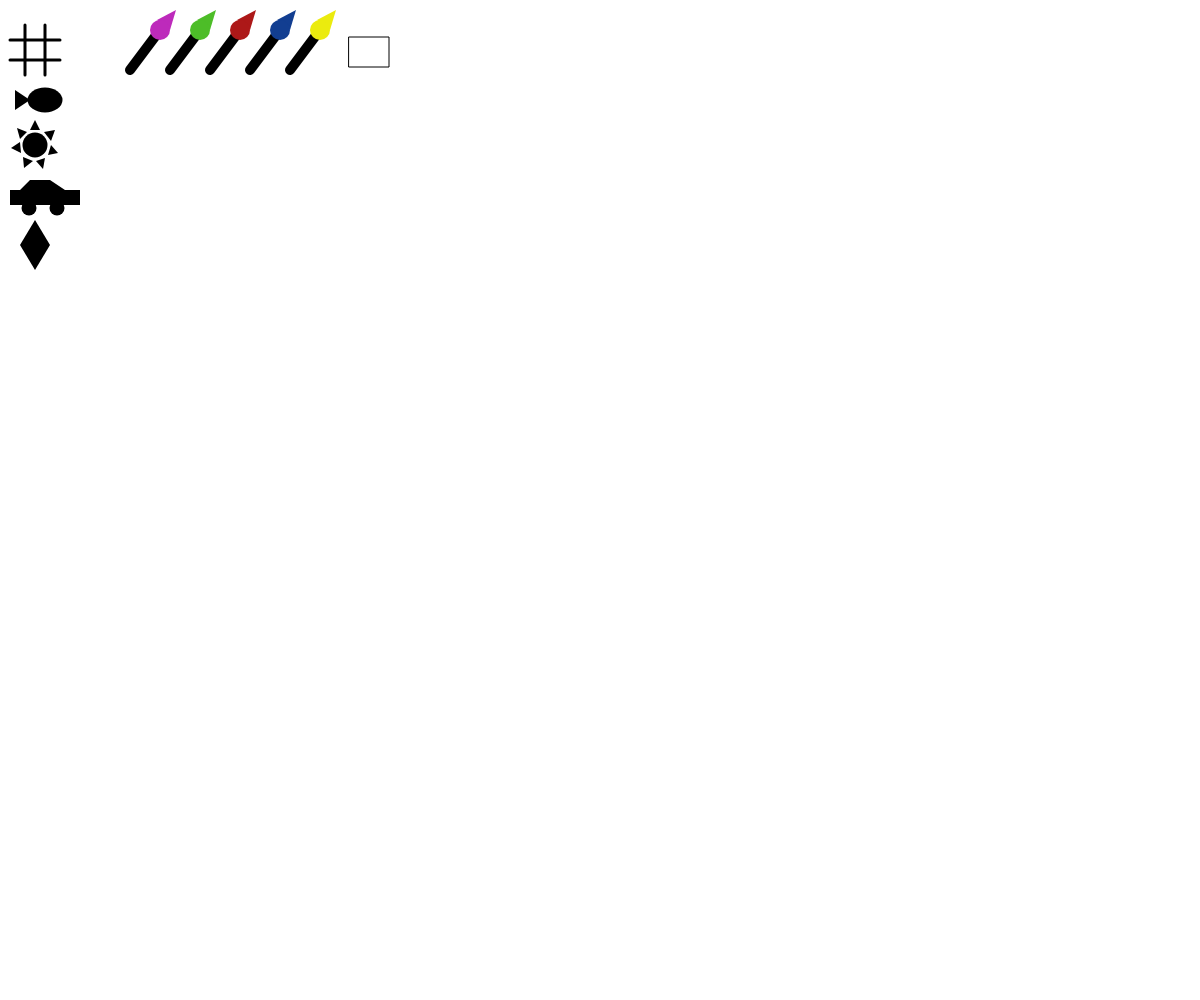
Frame 1 (no input)
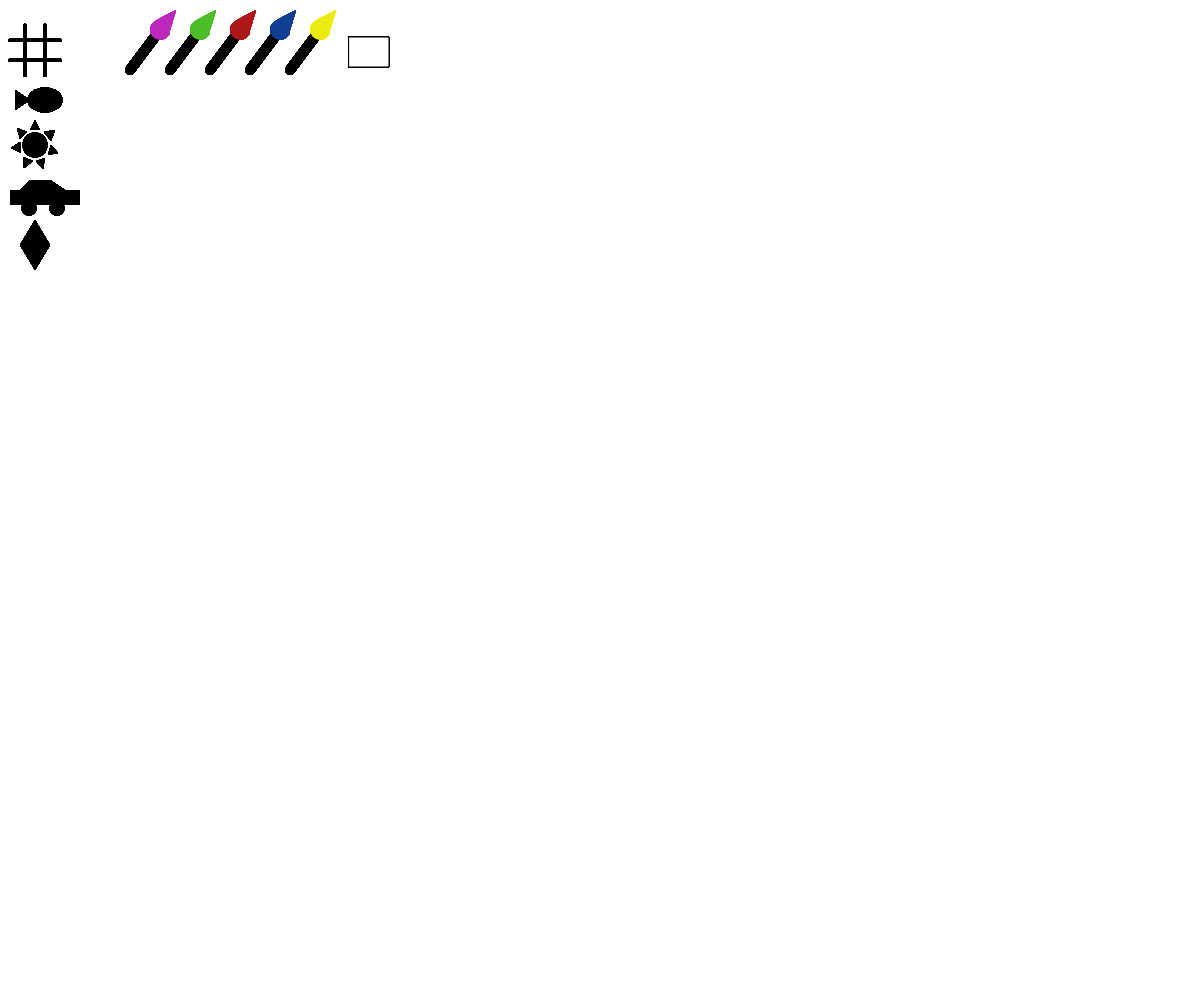
Frame 60 (no input)
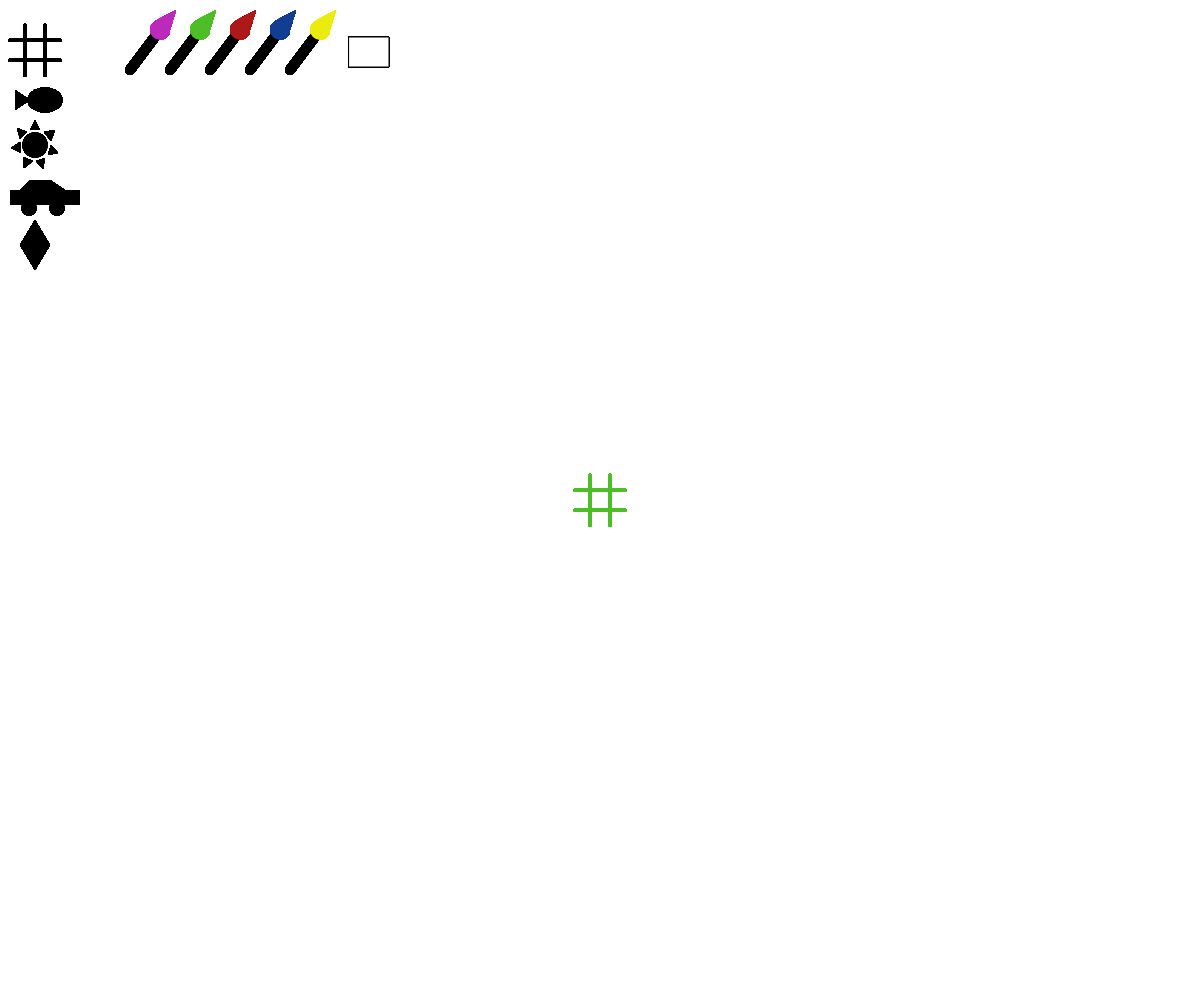
Frame 120 (the mouse pressed at the canvas centre since frame 60)

The p5.js sketch that drew these frames (run headless with seeded random() and noise() and a simulated clock; from frame 60 on, the mouse is pressed at the canvas centre):

// p5.js sketch
// ── sketch.js
//variables para el triqui
var triquiXhorizontal = 10; 
var triquiYhorizontal = 40;
var triquiXvertical = 25;
var triquiYvertical = 25;
//variables pez
var colapezX = 15;
var colapezY = 110;
var cuerpopezX = 45;
var cuerpopezY = 100;
var tamañoPezX = 35;
var tamañoPezY = 25;
//variables Sol
var centroSolX = 35;
var centroSolY = 145;


var colorSelect = 0;
var herramienta = 0;

function setup() { 
  createCanvas(windowWidth, windowHeight);
  background(255, 255, 255);
} 

function draw() { 
  
  ///botones que cambian de herramienta
		//triqui
	stroke(0, 0, 0);
	strokeWeight(3);
  line(triquiXhorizontal, triquiYhorizontal, triquiXhorizontal + 50, triquiYhorizontal);
	line(triquiXhorizontal, triquiYhorizontal + 20, triquiXhorizontal + 50, triquiYhorizontal + 20);
	line(triquiXvertical, triquiYvertical, triquiXvertical, triquiYvertical + 50);
	line(triquiXvertical + 20, triquiYvertical, triquiXvertical + 20, triquiYvertical + 50);
    //pez
	noStroke();
	fill(0, 0, 0);
	triangle(colapezX, colapezY, colapezX, colapezY - 20, colapezX + 15, colapezY - 10);
	ellipse(cuerpopezX, cuerpopezY, tamañoPezX, tamañoPezY);
		//sol
	ellipse(centroSolX, centroSolY, 25, 25);
	triangle(centroSolX, centroSolY - 25, centroSolX - 5, centroSolY - 15, centroSolX + 5, centroSolY - 15);
	triangle(centroSolX + 20, centroSolY - 15, centroSolX + 9, centroSolY - 13, centroSolX + 16, centroSolY - 4);
	triangle(centroSolX + 23, centroSolY + 8, centroSolX + 16, centroSolY, centroSolX + 13, centroSolY + 10);
	triangle(centroSolX + 8, centroSolY + 24, centroSolX + 10, centroSolY + 13, centroSolX + 1, centroSolY + 16);
	triangle(centroSolX - 11, centroSolY + 23, centroSolX - 2, centroSolY + 16, centroSolX - 12, centroSolY + 12);
	triangle(centroSolX - 24, centroSolY + 3, centroSolX - 14, centroSolY + 8, centroSolX - 15, centroSolY - 3);
	triangle(centroSolX - 18, centroSolY - 17, centroSolX - 15, centroSolY - 6, centroSolX - 8, centroSolY - 13);
		//carro
	ellipse(29, 208, 15, 15);
	ellipse(57, 208, 15, 15);
	beginShape();
	vertex(30, 180);
	vertex(50, 180);
	vertex(65, 190);
	vertex(80, 190);
	vertex(80, 205);
	vertex(10, 205);
	vertex(10, 190);
	vertex(20, 190);
	endShape(CLOSE);
  	//rombo
	beginShape();
	vertex(35, 220);
	vertex(50, 245);
	vertex(35, 270);
	vertex(20, 245);
	endShape(CLOSE);
	
  //botones que cambian de color
  	//pincel rosa
	stroke(0, 0, 0);
	strokeWeight(10);
	line(160, 30, 130, 70);
	noStroke();
	fill(189, 42, 187);
	triangle(176, 10, 170, 30, 157, 20);
	ellipse(160, 30, 20, 20);
		//pincel verde
	stroke(0, 0, 0);
	strokeWeight(10);
	line(200, 30, 170, 70);
	noStroke();
	fill(77, 189, 40);
	triangle(216, 10, 210, 30, 197, 20);
	ellipse(200, 30, 20, 20);
		//pincel rojo
	stroke(0, 0, 0);
	strokeWeight(10);
	line(240, 30, 210, 70);
	noStroke();
	fill(173, 24, 24);
	triangle(256, 10, 250, 30, 237, 20);
	ellipse(240, 30, 20, 20);
		//pincel azul
	stroke(0, 0, 0);
	strokeWeight(10);
	line(280, 30, 250, 70);
	noStroke();
	fill(18, 62, 145);
	triangle(296, 10, 290, 30, 277, 20);
	ellipse(280, 30, 20, 20);
		//pincel amarillo
  stroke(0, 0, 0);
	strokeWeight(10);
	line(320, 30, 290, 70);
	noStroke();
	fill(235, 235, 14);
	triangle(336, 10, 330, 30, 317, 20);
	ellipse(320, 30, 20, 20);
		//borrador
	stroke(0, 0, 0);
	strokeWeight(1);
	fill(255, 255, 255);
	rect(349, 37, 40, 30);

  
  if (mouseIsPressed) {
    if(mouseX > triquiXhorizontal && mouseX < triquiXhorizontal + 50 && mouseY > triquiYvertical && mouseY < triquiYvertical + 50){
      strokeWeight(3);
      herramienta = 0;
    } 
    if(mouseX > cuerpopezX && mouseX < cuerpopezX + tamañoPezX && mouseY > cuerpopezY && mouseY < cuerpopezY + tamañoPezY){
      herramienta = 1;
    }
    
    if(mouseX > centroSolX - 24 && mouseX < centroSolX + 23 && mouseY > centroSolY - 25 && mouseY < centroSolY + 24){
      herramienta = 2;
    }
    
    if(mouseX > 10 && mouseX < 80 && mouseY > 180 && mouseY < 205){
      herramienta = 3;
    }
    
    if(mouseX > 20 && mouseX < 50 && mouseY > 220 && mouseY < 270){
      herramienta = 5;
    }
      
    
    if(mouseX > 190 && mouseX < 210 && mouseY > 20 && mouseY < 40){
      colorSelect = 0;
    }
    
    if(mouseX > 230 && mouseX < 250 && mouseY > 20 && mouseY < 40){
      colorSelect = 1;
    }
    
    if(mouseX > 270 && mouseX < 290 && mouseY > 20 && mouseY < 40){
      colorSelect = 2;
    }
    
    if(mouseX > 310 && mouseX < 330 && mouseY > 20 && mouseY < 40){
      colorSelect = 3;
    }
    
    if(mouseX > 349 && mouseX < 389 && mouseY > 37 && mouseY < 67){
      herramienta = 4;
      colorSelect = 4;
    }
    
    if(mouseX > 150 && mouseX < 170 && mouseY > 20 && mouseY < 40){
      colorSelect = 5;
    }
       
    
  	//colores
  	if(colorSelect == 0){
    	fill(77, 189, 40);
    	stroke(77, 189, 40);
  	}
  	if(colorSelect == 1){
    	fill(173, 24, 24);
    	stroke(173, 24, 24);
  	}
  	if(colorSelect == 2){
    	fill(18, 62, 145);
    	stroke(18, 62, 145);
  	}
  	if(colorSelect == 3){
    	fill(235, 235, 14);
    	stroke(235, 235, 14);
  	}
  	if(colorSelect == 4){
    	fill(255, 255, 255);
    	stroke(255, 255, 255);
  	}
    if(colorSelect == 5){
      fill(189, 42, 187);
      stroke(189, 42, 187);
    }
  
  	//herramientas
  	if(herramienta == 0){
			strokeWeight(3);
			line(mouseX - 25, mouseY - 10, mouseX + 25, mouseY - 10);
			line(mouseX - 25, mouseY + 10, mouseX + 25, mouseY + 10);
			line(mouseX - 10, mouseY - 25, mouseX - 10, mouseY + 25);
			line(mouseX + 10, mouseY - 25, mouseX + 10, mouseY + 25);
  	}
  	if(herramienta == 1){
    	triangle(mouseX - 30, mouseY + 10, mouseX - 30, mouseY - 10, mouseX + 15, mouseY);
			ellipse(mouseX, mouseY, tamañoPezX, tamañoPezY);
  	}
  	if(herramienta == 2){
    	ellipse(mouseX, mouseY, 25, 25);
			triangle(mouseX, mouseY - 25, mouseX - 5, mouseY - 15, mouseX + 5, mouseY - 15);
			triangle(mouseX + 20, mouseY - 15, mouseX + 9, mouseY - 13, mouseX + 16, mouseY - 4);
			triangle(mouseX + 23, mouseY + 8, mouseX + 16, mouseY, mouseX + 13, mouseY + 10);
			triangle(mouseX + 8, mouseY + 24, mouseX + 10, mouseY + 13, mouseX + 1, mouseY + 16);
			triangle(mouseX - 11, mouseY + 23, mouseX - 2, mouseY + 16, mouseX - 12, mouseY + 12);
			triangle(mouseX - 24, mouseY + 3, mouseX - 14, mouseY + 8, mouseX - 15, mouseY - 3);
			triangle(mouseX - 18, mouseY - 17, mouseX - 15, mouseY - 6, mouseX - 8, mouseY - 13);
  	}
  	if(herramienta == 3){
    	ellipse(mouseX - 1, mouseY + 28, 15, 15);
			ellipse(mouseX + 27, mouseY + 28, 15, 15);
			beginShape();
			vertex(mouseX, mouseY);
			vertex(mouseX + 20, mouseY);
			vertex(mouseX + 35, mouseY + 10);
			vertex(mouseX + 50, mouseY + 10);
			vertex(mouseX + 50, mouseY + 25);
			vertex(mouseX - 20, mouseY + 25);
			vertex(mouseX - 20, mouseY + 10);
			vertex(mouseX - 10, mouseY + 10);
			endShape(CLOSE);
  	}
  	if(herramienta == 4){
    	rect(mouseX, mouseY, 40, 30);
  	}
    
    if(herramienta == 5){
    	beginShape();
			vertex(mouseX, mouseY);
			vertex(mouseX + 15, mouseY + 25);
			vertex(mouseX, mouseY + 50);
			vertex(mouseX - 15, mouseY + 25);
			endShape(CLOSE);
  	}
  
  }
  
}
